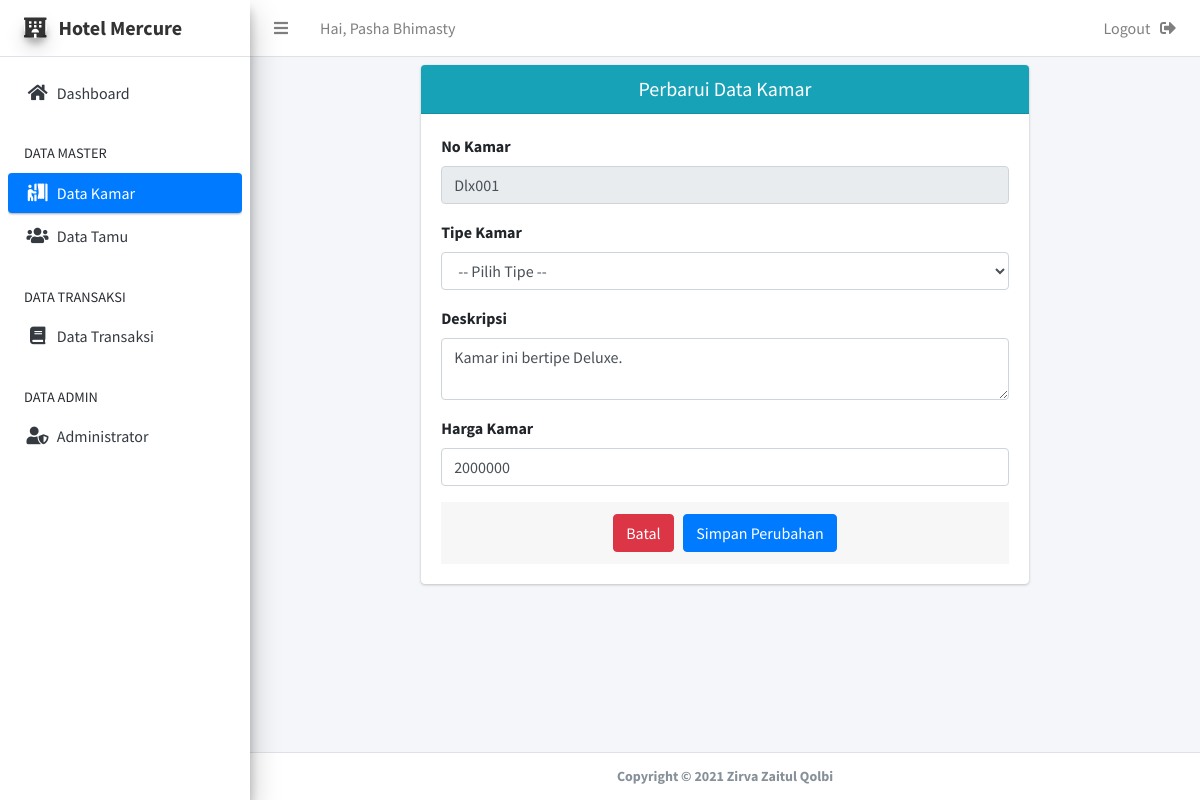
Page /kamar/edit.php?no_kamar=Dlx001 (signed in) on the committed database.
### tables this page shows
CREATE TABLE `kamar` (
  `no_kamar` varchar(10) NOT NULL,
  `tipe` varchar(20) NOT NULL,
  `deskripsi` varchar(200) NOT NULL,
  `harga` int(11) NOT NULL,
  `status` varchar(20) NOT NULL
);

### kamar/edit.php (the view, shortened to what this page needs)
<?php
if (isset($_SESSION['login'])) {
  $nama = $_SESSION['nama'];
}
require "functions.php";
$conn = koneksi();
$no_kamar = $_GET['no_kamar'];
$query = "SELECT * FROM kamar WHERE no_kamar = '$no_kamar'";
$kamar = mysqli_query($conn, $query);
$row = mysqli_fetch_array($kamar);
?>
<!DOCTYPE html>
<html lang="en">
<head>
  <link rel="stylesheet" href="../plugins/fontawesome-free/css/all.min.css">
  <link rel="stylesheet" href="https://code.ionicframework.com/ionicons/2.0.1/css/ionicons.min.css">
  <link rel="stylesheet" href="../plugins/datatables-bs4/css/dataTables.bootstrap4.min.css">
  <link rel="stylesheet" href="../plugins/datatables-responsive/css/responsive.bootstrap4.min.css">
  <link rel="stylesheet" href="../plugins/overlayScrollbars/css/OverlayScrollbars.min.css">
  <link rel="stylesheet" href="../dist/css/adminlte.min.css">
</head>
<body class="hold-transition sidebar-mini layout-fixed layout-navbar-fixed layout-footer-fixed">
  <div class="wrapper">
    <nav class="main-header navbar navbar-expand navbar-white navbar-light">
      <ul class="navbar-nav">
        <li class="nav-item">
          <a class="nav-link" data-widget="pushmenu" href="#" role="button"><i class="fas fa-bars"></i></a>
        </li>
        <li class="nav-item">
          <a class="nav-link" href="">
            Hai, <?= $nama; ?>
          </a>
        </li>
      </ul>
      <ul class="navbar-nav ml-auto">
        <li class="nav-item">
          <a class="nav-link" href="../logout.php" onclick="return confirm('Apakah Anda Yakin Ingin Keluar?')">
            Logout &nbsp;
            <i class="fas fa-sign-out-alt"></i>
          </a>
        </li>
      </ul>
    </nav>
    <aside class="main-sidebar sidebar-light-primary elevation-4">
      <a href="index3.html" class="brand-link">
        <i class="fas fa-hotel img-circle elevation-3 ml-3"></i>
        <span class="brand-text font-weight-bold">Hotel Mercure</span>
      </a>
      <div class="sidebar">
        <div class="mt-3">
          <nav class="mt-2">
            <ul class="nav nav-pills nav-sidebar flex-column" data-widget="treeview" role="menu" data-accordion="false">
              <li class="nav-item">
                <a href="../index.php" class="nav-link">
                  <i class="nav-icon fas fa-home"></i>
                  <p>
                    Dashboard
                  </p>
                </a>
              </li>
              <li class="nav-header">DATA MASTER</li>
              <li class="nav-item">
                <a href="../kamar/index.php" class="nav-link active">
                  <i class="nav-icon fas fa-person-booth"></i>
                  <p>
                    Data Kamar
                  </p>
                </a>
              </li>
              <li class="nav-item">
                <a href="../tamu/index.php" class="nav-link">
                  <i class="nav-icon fas fa-users"></i>
                  <p>
                    Data Tamu
                  </p>
                </a>
              </li>
              <li class="nav-header">DATA TRANSAKSI</li>
              <li class="nav-item">
                <a href="../transaksi/index.php" class="nav-link">
                  <i class="nav-icon fas fa-book"></i>
                  <p>
                    Data Transaksi
                  </p>
                </a>
              </li>
              <li class="nav-header">DATA ADMIN</li>
              <li class="nav-item">
                <a href="../admin/index.php" class="nav-link">
                  <i class="nav-icon fas fa-user-shield"></i>
                  <p>
                    Administrator
                  </p>
                </a>
              </li>
            </ul>
          </nav>
        </div>
      </div>
    </aside>
    <div class="content-wrapper">
      <section class="content">
        <div class="container-fluid">
          <div class="row justify-content-center pt-2">
            <div class="col-md-8">
              <div class="card card-info">
                <div class="card-header">
                  <h5 class="text-center m-0">Perbarui Data Kamar</h5>
                </div>
                <form role="form" method="post" action="">
                  <div class="card-body">
                    <div class="form-group">
                      <label for="no_kamar">No Kamar</label>
                      <input type="text" name="no_kamar" class="form-control" id="no_kamar" value="<?= $row['no_kamar']; ?>" readonly>
                    </div>
                    <div class="form-group">
                      <label>Tipe Kamar</label>
                      <select class="form-control select2" name="tipe" style="width: 100%;">
                        <option disabled selected>-- Pilih Tipe --</option>
                      </select>
                    </div>
                    <div class="form-group">
                      <label for="deskripsi">Deskripsi</label>
                      <textarea name="deskripsi" class="form-control" id="deskripsi" required><?= $row['deskripsi']; ?></textarea>
                    </div>
                    <div class="form-group">
                      <label for="harga">Harga Kamar</label>
                      <input type="number" name="harga" class="form-control" id="harga" value="<?= $row['harga']; ?>" required>
                    </div>
                    <div class="card-footer text-center">
                      <a href="index.php" name="batal" class="btn btn-danger">Batal</a>
                      <button type="submit" name="edit" class="btn btn-primary" onclick="return confirm('Apakah Anda Yakin Ingin Menyimpan Perubahan Data?')">Simpan Perubahan</button>
                    </div>
                </form>
              </div>
            </div>
          </div>
        </div>
      </section>
    </div>
    <footer class="main-footer text-sm text-center">
      <strong>Copyright &copy; 2021 Zirva Zaitul Qolbi</strong>
    </footer>
  </div>
</body>
</html>

### rows in the picture
kamar: no_kamar "Dlx001", deskripsi "Kamar ini bertipe Deluxe.", harga "2000000"

### other values in the picture
$nama "Pasha Bhimasty"
